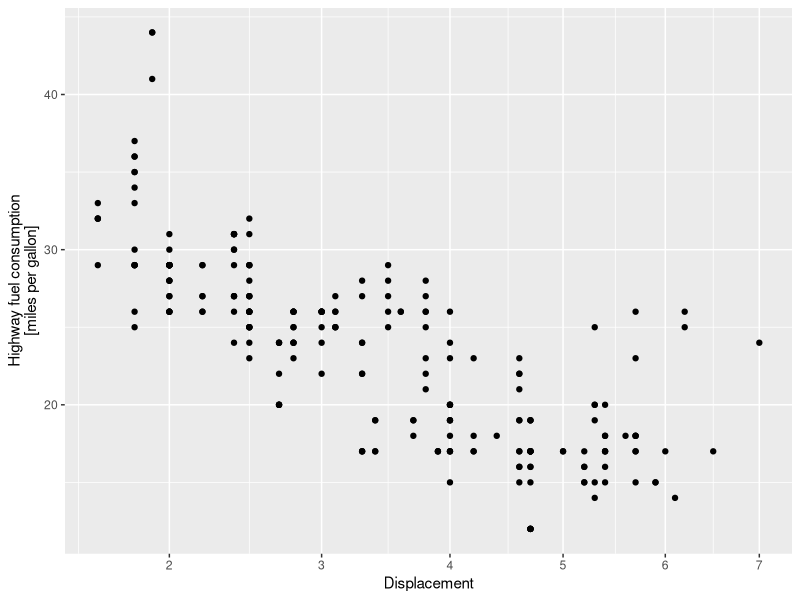
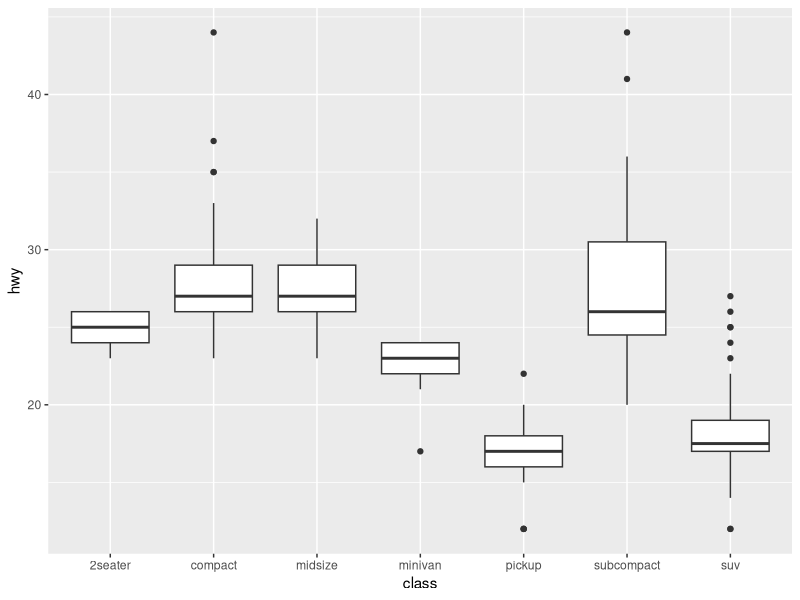
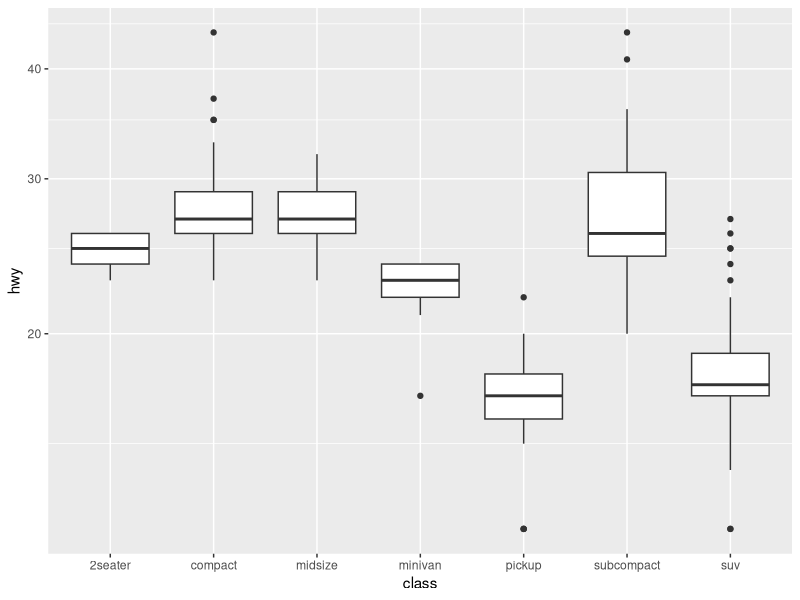
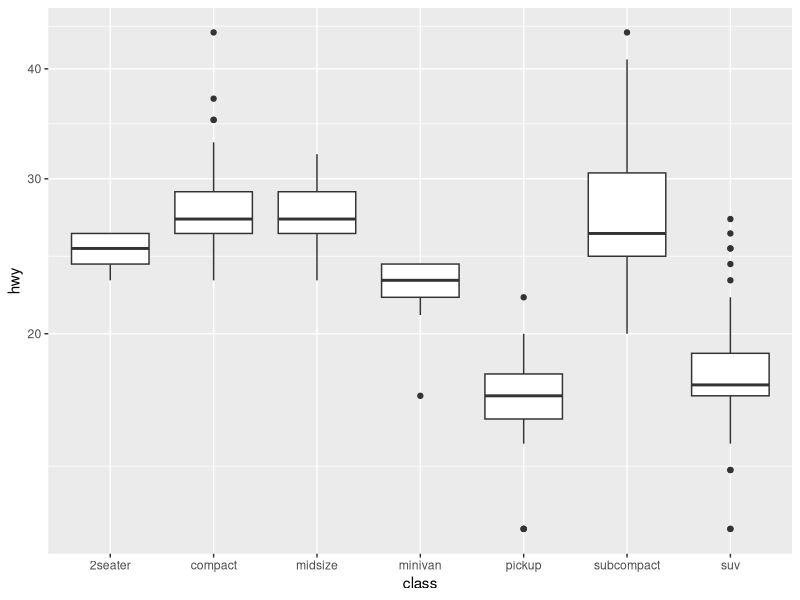
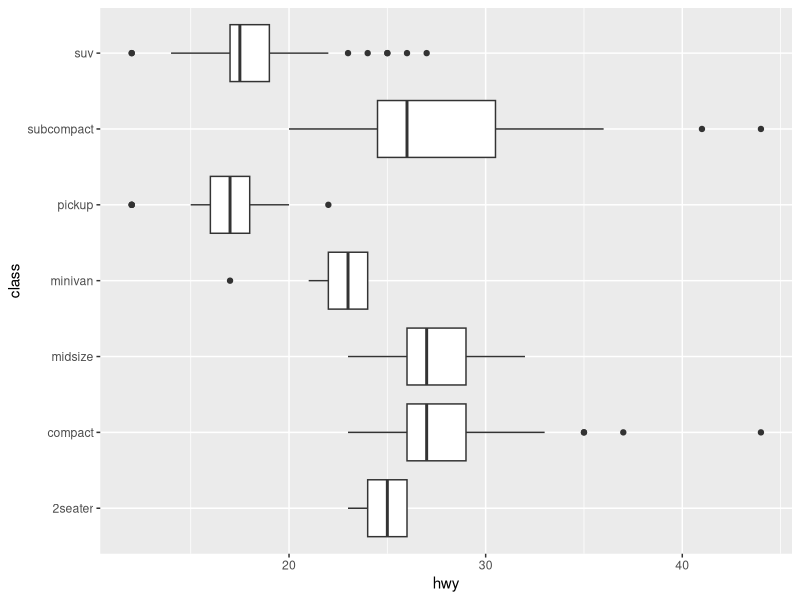

The R script that drew these images, in order:
library(tidyverse)

mpg %>%
  ggplot(aes(x = displ, y = hwy)) +
  geom_point() +
  scale_x_continuous("Displacement") +
  scale_y_continuous("Highway fuel consumption\n[miles per gallon]") +
  coord_trans(x = "sqrt")

mpg %>%
  ggplot(aes(x = class, y = hwy)) +
  geom_boxplot()

mpg %>%
  ggplot(aes(x = class, y = hwy)) +
  geom_boxplot() +
  coord_trans(y = "log10")

mpg %>%
  ggplot(aes(x = class, y = hwy)) +
  geom_boxplot() +
  scale_y_log10()

mpg %>%
  ggplot(aes(x = class, y = hwy)) +
  geom_boxplot() +
  coord_flip()
